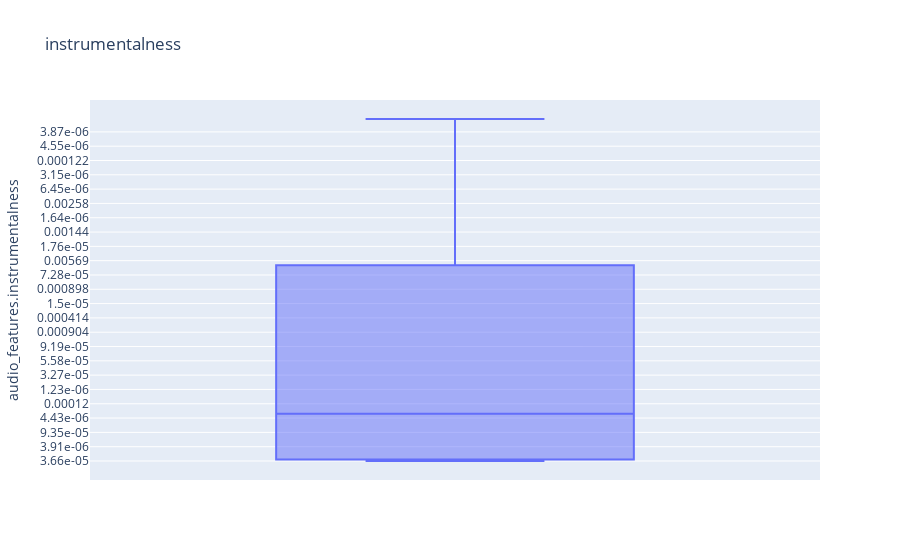

Notebook code for this chart:
### Markdown cell above
Para esto se seleccionan solo algunas columnas a las que se le pueden calcular los valores atipicos u outliers,  Sin embargo también se debe considerar que no es posible aplicar a todas las columnas este criterio por lo que se seleccionan solo algunas columnas a las que se calcularan los porcentajes de valores atipicos. Las columnas seleccionadas son:
- duration_ms
- track_number
- track_popularity

### Code cell
fig=px.box(df, y='audio_features.instrumentalness', title='instrumentalness')
fig.show()

df[df['audio_features.liveness']>0.7]

### Figure 1 — Plotly figure (JSON) as saved in the notebook; plotly's stock layout.template omitted (floating-point values rounded to 4 significant figures; data arrays with more than 128 entries replaced by an {"elided": "..."} marker saying what was removed)
{"data": [{"alignmentgroup": "True", "hovertemplate": "audio_features.instrumentalness=%{y}<extra></extra>", "legendgroup": "", "marker": {"color": "#636efa"}, "name": "", "notched": false, "offsetgroup": "", "orientation": "v", "showlegend": false, "type": "box", "x0": " ", "xaxis": "x", "y": {"elided": "539 str values"}, "y0": " ", "yaxis": "y"}], "layout": {"boxmode": "group", "legend": {"tracegroupgap": 0}, "title": {"text": "instrumentalness"}, "xaxis": {"anchor": "y", "domain": [0, 1]}, "yaxis": {"anchor": "x", "domain": [0, 1], "title": {"text": "audio_features.instrumentalness"}}}}
